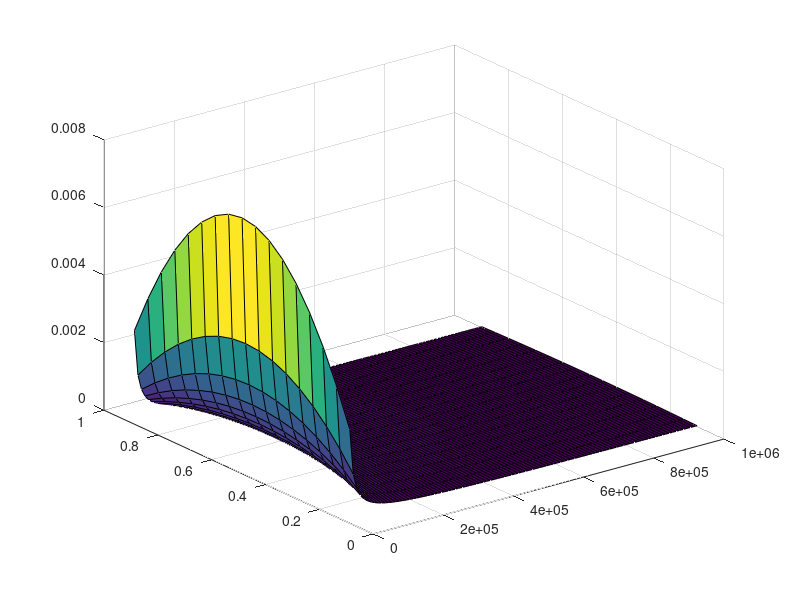

Reproduce this figure in MATLAB.
############### Assumend constants ###############

# Input power supply
Vin = 12;

# Transformer ratio primary to secondary
#Tratio = 6;

# Transformer looses (I don't know how to calculate it)
#Tlooses  = 0.1;

############### Calculate minimum coil inductance ###############

# Duty cycle of the switch
D = 0.5;

# Output current
Iout = 20e-3;

# Switching frequency
Fs = 100e3;

function Lmin = calculate_Lmin(Vin, Iout, D, Fs)
    Lmin = D.*(1-D).*Vin ./ (2.*Iout .*Fs);
end


printf ("Lmin = %d\n", calculate_Lmin(Vin, Iout, D, Fs));

# TODO this a try do a 2D graph in Octave
frequency = (1e4: 1e4 : 1e6);

response = arrayfun(@(f) calculate_Lmin(Vin, Iout, D, f), frequency);

plot(frequency, response);


# TODO this a try to create a 3d graph in Octave
[X,Y] = meshgrid(frequency,  0.1 : 0.05 : 0.9);
Z = calculate_Lmin(Vin, Iout, Y, X)
surf(X,Y,Z)

############### Calculate feedback resistors ###################

# Relation between RF1, RF2 and Vout taken from datasheet
# Vout = 1.26(1+ Rf1/Rf2)
# Solving for Rf2 gives:
# Rf2 = Rf1/ ( (Vout/1.26) - 1 )

function Rf2 = calculate_Rf2(Vout, Rf1)
    Rf2 = Rf1/ ( (Vout/1.26) - 1 );
end

Vout = 1500/6;
Rf1 = 100e3;

printf ("Rf2 = %d\n", calculate_Rf2(Vout, Rf1));